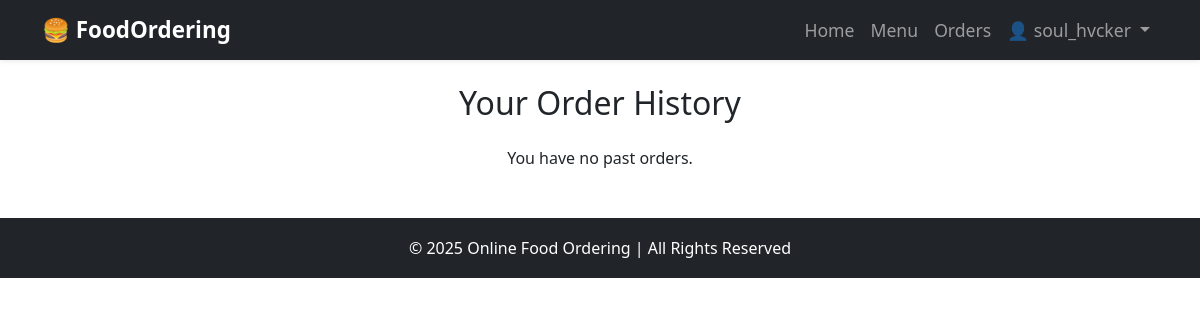
Before: /order-history/ (signed in) with the older database file.
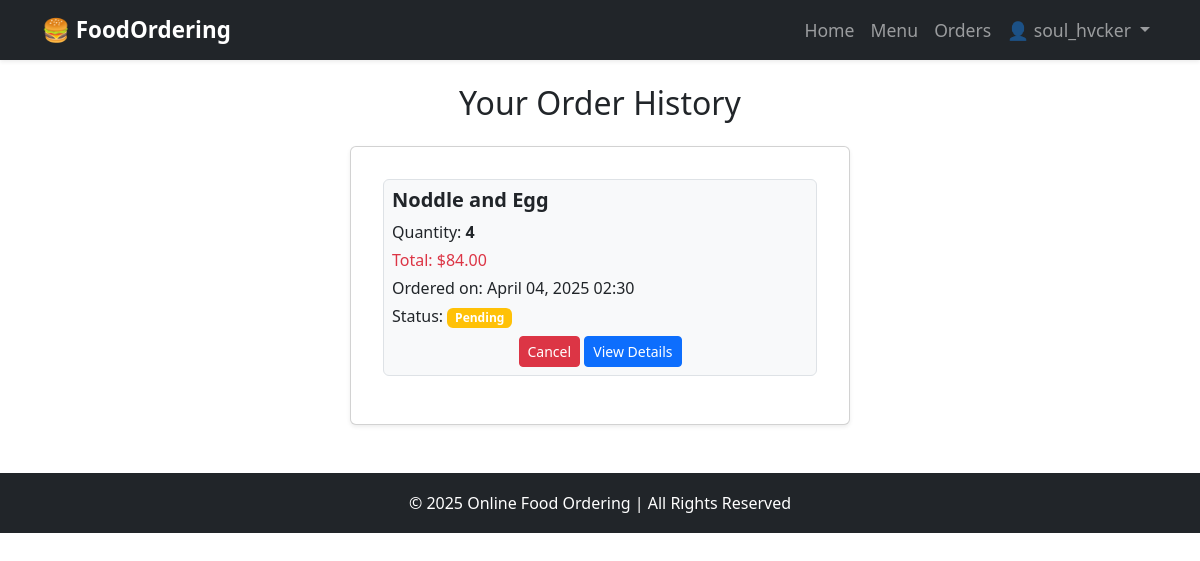
After: the same page with the newer database file.
### food_ordering/models.py (models this page shows, shortened)
class Order(models.Model):
    STATUS_CHOICES = [
        ("Pending", "Pending"),
        ("In Progress", "In Progress"),
        ("Completed", "Completed"),
        ("Cancelled", "Cancelled"),
    ]
    user = models.ForeignKey(User, on_delete=models.CASCADE)
    food = models.ForeignKey(Food, on_delete=models.CASCADE)
    quantity = models.PositiveIntegerField(default=1)
    ordered_at = models.DateTimeField(auto_now_add=True)
    status = models.CharField(max_length=20, choices=STATUS_CHOICES, default="Pending")
    def total_price(self):
        return self.food.price * self.quantity

class Food(models.Model):
    name = models.CharField(max_length=100)
    description = models.TextField()
    price = models.DecimalField(max_digits=6, decimal_places=2)
    category = models.CharField(
        max_length=50,
        choices=[("Veg", "Veg"), ("Non-Veg", "Non-Veg")],
        default="Veg"
    )
    available = models.BooleanField(default=True)
    image = CloudinaryField('image', blank=True, null=True)  # ✅ Cloudinary storage

### food_ordering/views.py (the view)
# urls.py: path('order-history/', views.order_history, name='order_history'),
@login_required
def order_history(request):
    orders = Order.objects.filter(user=request.user).order_by('-ordered_at')
    return render(request, 'food_ordering/order_history.html', {'orders': orders})

### templates/food_ordering/order_history.html (shortened to what this page needs)
{% extends "base.html" %}
{% block content %}
<div class="container">
    <h2 class="text-center mb-4">Your Order History</h2>
    {% if orders %}
        <div class="d-flex justify-content-center">
            <div class="card shadow-sm p-3" style="max-width: 500px; width: 100%;">
                <div class="card-body">
                    {% for order in orders %}
                        <div class="mb-3 p-2 border rounded bg-light">
                            <h5 class="fw-bold">{{ order.food.name }}</h5>
                            <p class="mb-1">Quantity: <strong>{{ order.quantity }}</strong></p>
                            <p class="mb-1 text-danger">Total: ${{ order.total_price }}</p>
                            <p class="mb-1">Ordered on: {{ order.ordered_at|date:"F d, Y H:i" }}</p>
                            <p class="mb-1">
                                Status:
                                <span class="badge
                                    {% if order.status == 'Pending' %} bg-warning
                                    {% elif order.status == 'In Progress' %} bg-info
                                    {% elif order.status == 'Completed' %} bg-success
                                    {% elif order.status == 'Cancelled' %} bg-danger
                                    {% endif %}">
                                    {{ order.status }}
                                </span>
                            </p>
                            <div class="text-center mt-2">
                                {% if order.status == "Pending" %}
                                    <a href="{% url 'cancel_order' order.id %}" class="btn btn-danger btn-sm">Cancel</a>
                                {% elif order.status == "Completed" %}
                                    <span class="btn btn-success btn-sm">Delivered</span>
                                {% else %}
                                    <span class="btn btn-secondary btn-sm">{{ order.status }}</span>
                                {% endif %}
                                <button class="btn btn-primary btn-sm"
                                        onclick="showOrderDetails('{{ order.id }}', '{{ order.food.name }}', '{{ order.quantity }}', '{{ order.total_price }}', '{{ order.ordered_at }}', '{{ order.status }}')">
                                    View Details
                                </button>
                            </div>
                        </div>
                    {% endfor %}
                </div>
            </div>
        </div>
    {% else %}
        <p class="text-center">You have no past orders.</p>
    {% endif %}
</div>
{% endblock %}

### templates/base.html (shortened to what this page needs)
<!DOCTYPE html>
<html lang="en">
<head>
    {% load static %}
    <link href="https://cdn.jsdelivr.net/npm/bootstrap@5.3.2/dist/css/bootstrap.min.css" rel="stylesheet">
</head>
<body>
    <header>
        <nav class="navbar navbar-expand-lg navbar-dark bg-dark shadow-sm">
            <div class="container">
                <a class="navbar-brand" href="/">🍔 FoodOrdering</a>
                <div class="collapse navbar-collapse" id="navbarNav">
                    <ul class="navbar-nav ms-auto">
                        <li class="nav-item">
                            <a class="nav-link" href="/">Home</a>
                        </li>
                        <li class="nav-item">
                            <a class="nav-link" href="{% url 'menu' %}">Menu</a>
                        </li>
                        {% if user.is_authenticated %}
                            <li class="nav-item">
                                <a class="nav-link" href="{% url 'order_history' %}">Orders</a>
                            </li>
                            <li class="nav-item dropdown">
                                <a class="nav-link dropdown-toggle" href="#" id="userDropdown" role="button" data-bs-toggle="dropdown">
                                    👤 {{ user.username }}
                                </a>
                            </li>
                        {% endif %}
                    </ul>
                </div>
            </div>
        </nav>
    </header>
    <main class="container mt-4">
        {% block content %}{% endblock %}
    </main>
    <footer class="footer bg-dark text-white text-center mt-5">
        <p class="mb-0">&copy; 2025 Online Food Ordering | All Rights Reserved</p>
    </footer>
</body>
</html>

### templates/base.html (style rules this page uses)
.navbar-brand { font-weight: bold; font-size: 1.4rem; }
.nav-link { font-size: 1.1rem; }
.footer { position: relative; bottom: 0; width: 100%; height: 60px; line-height: 60px; background-color: #343a40; }

Changed rows visible on the page:
added Order: food.name "Noddle and Egg", quantity "4", total_price "84.00", ordered_at "April 04, 2025 02:30", status "Pending", shows "Cancel"
Other visible differences:
text no longer shown: "You have no past orders."
